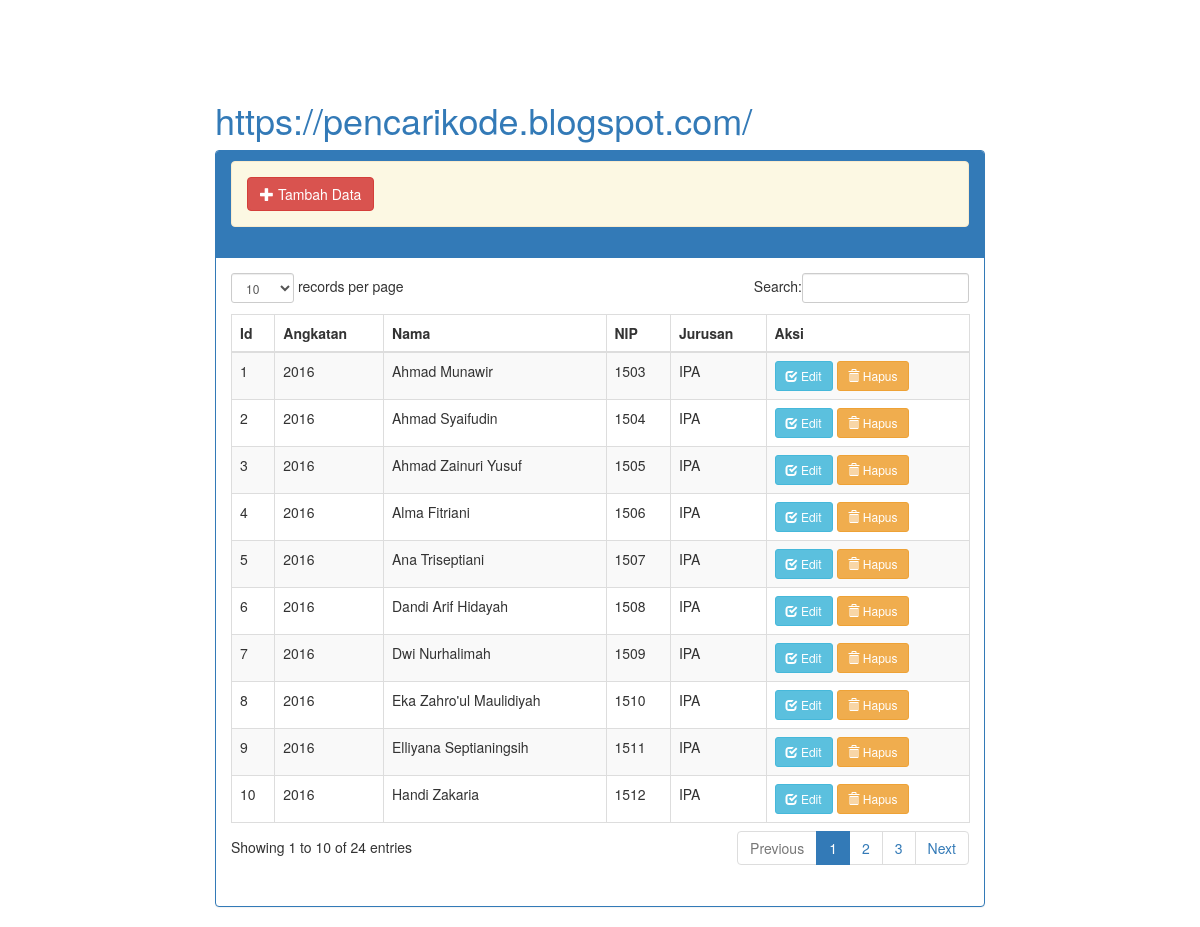
The page / on the database its author committed.
### tables this page shows
CREATE TABLE `m_siswa` (
  `id` int(6) NOT NULL AUTO_INCREMENT,
  `angkatan` varchar(4) NOT NULL,
  `nama` varchar(100) NOT NULL,
  `nim` varchar(50) NOT NULL,
  `jurusan` varchar(50) NOT NULL,
  PRIMARY KEY (`id`)
);

### index.php (the view, shortened to what this page needs)
<!DOCTYPE html>
<html>
<head>
    <link href="css/dataTables.bootstrap.css" rel="stylesheet" />
    <link href="css/bootstrap.css" rel="stylesheet" />
</head>
<body>
						<div class="col-md-8 col-md-offset-2">
						<a href="https://pencarikode.blogspot.com/" target="_blank" ><h1>https://pencarikode.blogspot.com/</h1></a>
						<div class="panel panel-primary">
						<div class="panel-heading">
                            <div class="alert alert-warning">
								<a href="data_add.php" class="btn btn-danger"><i class="glyphicon glyphicon-plus"></i> Tambah Data</a>
							</div>
                        </div>
						<div class="panel-body">
                            <div class="table">
                                <table class="table table-striped table-bordered table-hover" id="dataTables-example">
                                    <thead>
                                        <tr>
                                            <th>Id</th>
                                            <th>Angkatan</th>
                                            <th>Nama</th>
                                            <th>NIP</th>
                                            <th>Jurusan</th>
                                            <th>Aksi</th>
                                        </tr>
                                    </thead>
                                    <tbody>
										<?php
											include 'koneksi.php';
											$result = mysqli_query($koneksi, "SELECT * FROM m_siswa ORDER BY nama ASC");
											while($row = mysqli_fetch_assoc($result)) {
										?>
                                        <tr class="">
                                            <td><?echo $row['id'];?></td>
                                            <td><?echo $row['angkatan'];?></td>
                                            <td><?echo $row['nama'];?></td>
                                            <td><?echo $row['nim'];?></td>
                                            <td><?echo $row['jurusan'];?></td>
                                            <td>
												<a href="data_edit.php?id=<?echo $row['id'];?>" class="btn btn-info btn-sm"><i class="glyphicon glyphicon-check"></i> Edit</a>
												<a href="javascript:;" data-id="<? echo $row['id'] ?>" data-toggle="modal" data-target="#modal-konfirmasi" class="btn btn-warning btn-sm"><i class="glyphicon glyphicon-trash"></i> Hapus</a>
											</td>
                                        </tr>
										<?}?>
                                    </tbody>
                                </table>
                            </div>
                         </div>
                        </div>
						</div>
</body>
</html>

### rows shown on the page
m_siswa: id "1", angkatan "2016", nama "Ahmad Munawir", nim "1503", jurusan "IPA"
m_siswa: id "2", angkatan "2016", nama "Ahmad Syaifudin", nim "1504", jurusan "IPA"
m_siswa: id "3", angkatan "2016", nama "Ahmad Zainuri Yusuf", nim "1505", jurusan "IPA"
m_siswa: id "4", angkatan "2016", nama "Alma Fitriani", nim "1506", jurusan "IPA"
m_siswa: id "5", angkatan "2016", nama "Ana Triseptiani", nim "1507", jurusan "IPA"
m_siswa: id "6", angkatan "2016", nama "Dandi Arif Hidayah", nim "1508", jurusan "IPA"
m_siswa: id "7", angkatan "2016", nama "Dwi Nurhalimah", nim "1509", jurusan "IPA"
m_siswa: id "8", angkatan "2016", nama "Eka Zahro'ul Maulidiyah", nim "1510", jurusan "IPA"
m_siswa: id "9", angkatan "2016", nama "Elliyana Septianingsih", nim "1511", jurusan "IPA"
m_siswa: id "10", angkatan "2016", nama "Handi Zakaria", nim "1512", jurusan "IPA"
